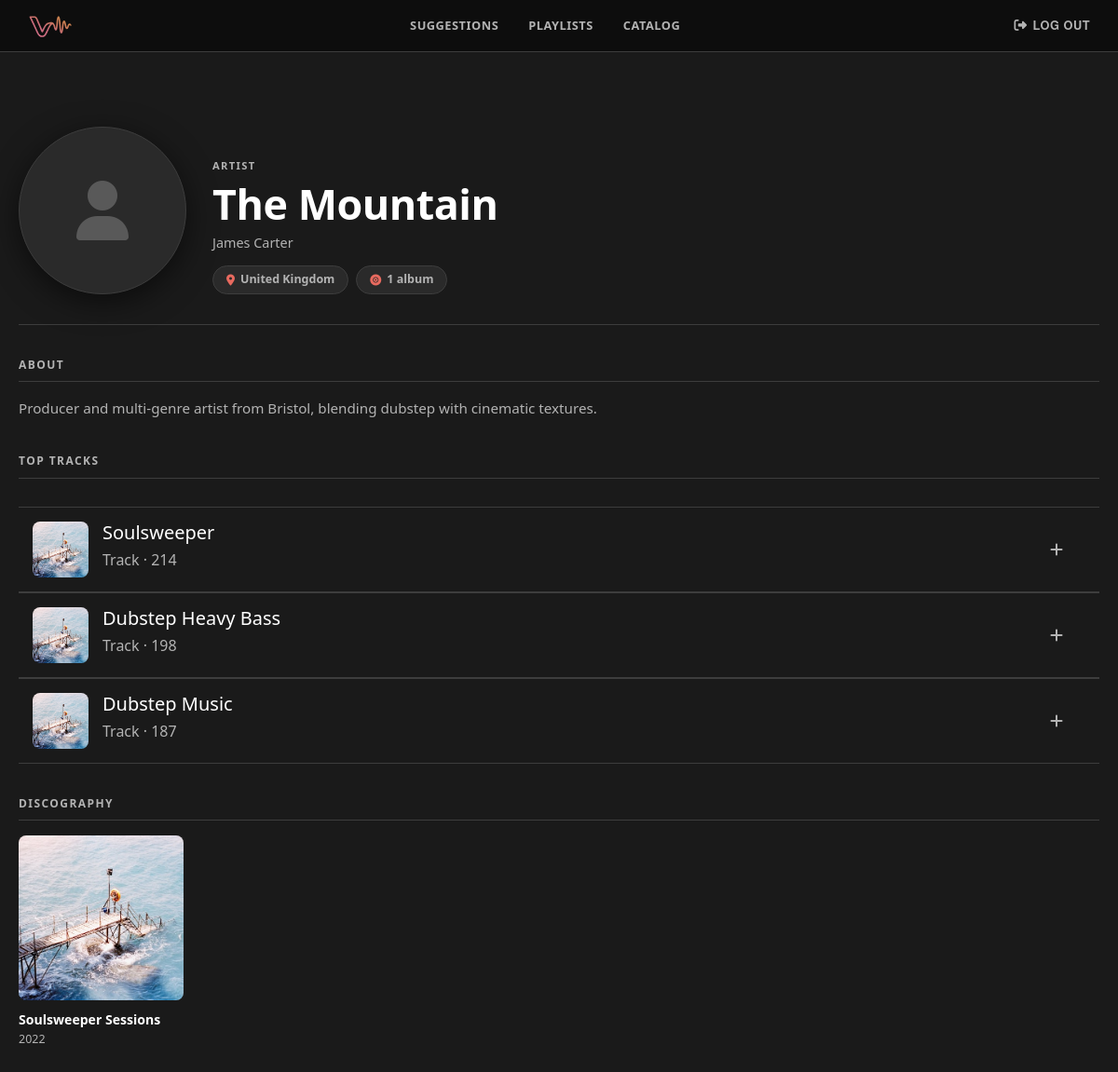
Screenshot of /catalog/artist/2/ (signed in) with the database file from the repository.
### catalog/models.py (models this page shows, shortened)
class Artist(models.Model):
    first_name = models.CharField(max_length=100, blank=True)
    last_name = models.CharField(max_length=100, blank=True)
    stage_name = models.CharField(max_length=100, unique=True)
    biography = models.TextField(blank=True)
    country = models.CharField(max_length=100, blank=True)

class Track(models.Model):
    title = models.CharField(max_length=100)
    duration = models.IntegerField()
    explicit = models.BooleanField()
    audio_file = models.FileField(upload_to=track_upload_path, max_length=500)
    single_cover = models.ImageField(upload_to=track_cover_upload_path, blank=True, null=True)
    release_date = models.DateField()
    albums = models.ManyToManyField('Album', blank=True, related_name='tracks', through='AlbumTrack')
    artists = models.ManyToManyField(Artist, blank=True, related_name='tracks')
    genres = models.ManyToManyField(Genre, blank=True, related_name='tracks')
    @property
    def get_cover_url(self):
        if self.albums.exists():
            main_album = self.albums.first()
            if main_album.cover_file:
                return main_album.cover_file.url
        if self.single_cover:
            return self.single_cover.url
        return None

class Album(models.Model):
    title = models.CharField(max_length=100)
    cover_file = models.ImageField(upload_to=album_cover_upload_path, blank=True, null=True)
    release_date = models.DateField()
    genres = models.ManyToManyField(Genre, blank=True, related_name='albums')
    artists = models.ManyToManyField(Artist, blank=True, related_name='albums')

### catalog/views.py (the view)
# urls.py: path('artist/<int:artist_id>/', ArtistView.as_view(), name='artist_detail'),
class ArtistView(LoginRequiredMixin, View):
    template_name = 'artist_detail.html'
    def get(self, request, artist_id):
        artist = get_object_or_404(Artist, id=artist_id)
        tracks = Track.objects.filter(artists=artist).order_by('-release_date')[:5]
        albums = Album.objects.filter(artists=artist).order_by('-release_date')
        listener_playlists = Playlist.objects.filter(listener=request.user)
        context = {
            'artist': artist,
            'tracks': tracks,
            'albums': albums,
            'listener_playlists': listener_playlists,
            'MEDIA_URL': settings.MEDIA_URL,
        }
        return render(request, self.template_name, context)

### accounts/models.py (called while the page is built)
    @property
    def is_listener(self):
        return self.groups.filter(name='Listeners').exists()

### templates/artist_detail.html (shortened to what this page needs)
{% extends "base.html" %}
{% load static %}
{% block css %}
    <link rel="stylesheet" href="{% static 'style/search.css' %}">
    <link rel="stylesheet" href="{% static 'style/artist_detail.css' %}">
{% endblock %}
{% block content %}
<main>
    <div class="artist-hero">
        <div class="artist-avatar-wrap">
            {% if artist.photo %}
                <img class="artist-avatar" src="{{ MEDIA_URL }}{{ artist.photo }}" alt="{{ artist.stage_name }}">
            {% else %}
                <div class="artist-avatar artist-avatar--placeholder">
                    <i class="fa-solid fa-user"></i>
                </div>
            {% endif %}
        </div>
        <div class="artist-meta">
            <span class="artist-eyebrow">Artist</span>
            <h1 class="artist-name">{{ artist.stage_name }}</h1>
            <p class="artist-realname">{{ artist.first_name }} {{ artist.last_name }}</p>
            <div class="artist-tags">
                {% if artist.country %}
                    <span class="artist-tag"><i class="fa-solid fa-location-dot"></i> {{ artist.country }}</span>
                {% endif %}
                <span class="artist-tag"><i class="fa-solid fa-record-vinyl"></i> {{ albums|length }} album{{ albums|length|pluralize }}</span>
            </div>
        </div>
    </div>
    {% if artist.biography %}
    <section class="artist-section">
        <h2 class="section-title">About</h2>
        <p class="artist-bio">{{ artist.biography }}</p>
    </section>
    {% endif %}
    <section class="artist-section">
        <h2 class="section-title">Top Tracks</h2>
        <div class="results">
            {% for track in tracks %}
                <div class="result-unit" data-type="track" data-id="{{ track.id }}"
                     data-audio-url="{{ track.audio_file.url }}">
                    <div class="result-details">
                        <div class="result-container">
                            {% if track.single_cover %}
                                <img class="result-image" src="{{ MEDIA_URL }}{{ track.single_cover }}" alt="{{ track.title }}">
                            {% else %}
                                <img class="result-image" src="{{ track.get_cover_url }}" alt="{{ track.title }}">
                            {% endif %}
                            <div class="result-description">
                                <h2>{{ track.title }}</h2>
                                <h3>Track{% if track.duration %} · {{ track.duration }}{% endif %}</h3>
                            </div>
                        </div>
                    </div>
                    {% if perms.catalog.change_track and perms.catalog.delete_track %}
                        <div class="add-to-btn dropdown me-3">
                            <button class="playlist-options-btn" type="button" data-bs-toggle="dropdown"
                                    aria-expanded="false" aria-label="Track options">
                                <i class="fa-solid fa-ellipsis-vertical"></i>
                            </button>
                            <ul class="dropdown-menu dropdown-menu-dark dropdown-menu-end">
                                <li><a class="dropdown-item" href="{% url 'track_edit' track.id %}">Edit</a></li>
                                <li><hr class="dropdown-divider"></li>
                                <li><a class="dropdown-item text-danger trigger-delete" href="#"
                                       data-bs-toggle="modal" data-bs-target="#deleteResourceModal"
                                       data-url="{% url 'track_delete' track.id %}"
                                       data-name="{{ track.title }}">Delete</a></li>
                            </ul>
                        </div>
                    {% elif request.user.is_listener %}
                        <div class="add-to-btn dropdown me-3">
                            <button class="playlist-options-btn" type="button" data-bs-toggle="dropdown"
                                    aria-expanded="false" aria-label="Add to playlist">
                                <i class="fa-solid fa-plus"></i>
                            </button>
                        </div>
                    {% endif %}
                </div>
            {% empty %}
                <p class="empty-state">No tracks yet.</p>
            {% endfor %}
        </div>
    </section>
    <section class="artist-section">
        <h2 class="section-title">Discography</h2>
        {% if albums %}
            <div class="albums-grid">
                {% for album in albums %}
                    <a class="album-card" href="{% url 'album_detail' album.id %}" aria-label="{{ album.title }}">
                        <div class="album-card-cover-wrap">
                            <img class="album-card-cover" src="{{ MEDIA_URL }}{{ album.cover_file }}" alt="{{ album.title }}">
                        </div>
                        <p class="album-card-title">{{ album.title }}</p>
                        {% if album.release_date %}
                            <p class="album-card-year">{{ album.release_date|date:"Y" }}</p>
                        {% endif %}
                    </a>
                {% endfor %}
            </div>
        {% else %}
            <p class="empty-state">No albums yet.</p>
        {% endif %}
    </section>
</main>
{% endblock %}

### static/style/base.css (style rules this page uses)
*, *::before, *::after { box-sizing: border-box; margin: 0; padding: 0; }
html, body { width: 100%; overflow-x: hidden; font-family: 'Helvetica Neue', Arial, sans-serif; -webkit-tap-highlight-color: transparent; color: #fff; }
body { background-color: var(--bg-surface) !important }
:root { --bg-primary: #0D0D0D; --bg-surface: #1A1A1A; --bg-hover: #2A2A2A; --border: #3D3D3D; --accent-from: #E8517A; --accent-to: #E8874A; --accent-grad: linear-gradient(135deg, #E8517A 0%, #E8874A 100%); --accent-mid: #E86A5F; --accent-violet: #7B2FFF; --accent-cyan: #00E5FF; --accent-orange: #FF8C00; --text-primary: #FFFFFF; --text-muted: #B3B3B3; --text-hint: #595959; --nav-height: 56px; }
main { margin: 100px 20px; }

### static/style/search.css (style rules this page uses)
.results { margin-top: 30px; }
.result-unit, .result-details { display: flex; flex-direction: row; }
.result-unit { border-top: 1px solid var(--border); border-bottom: 1px solid var(--border); padding: 15px; justify-content: space-between; align-items: center; cursor: pointer; }
.result-image { width: 60px; height: auto; border-radius: 8px; }
.result-description { margin-left: 15px; }
.result-description h2, .song-detail h2 { font-size: 1.25rem; color: var(--text-primary); }
.result-description h3, .song-detail h3 { font-size: 1rem; color: var(--text-muted); }
.add-to-btn { display: flex; align-items: center; }
.add-to-btn i { color: var(--text-muted); }
.add-to-btn .playlist-options-btn { background-color: transparent !important; border: none !important; outline: none !important; box-shadow: none !important; padding: 4px 8px; border-radius: 4px; display: flex; align-items: center; justify-content: center; }
.add-to-btn .playlist-options-btn i { color: var(--text-muted); }
.result-details { justify-content: space-between; flex: 1; }
.result-container { display: flex; flex-direction: row; align-items: center; }

### static/style/artist_detail.css (style rules this page uses)
.artist-hero { display: flex; align-items: flex-end; gap: 28px; padding: 36px 0 32px; border-bottom: 1px solid var(--border); margin-bottom: 8px; }
.artist-avatar-wrap { flex-shrink: 0; }
.artist-avatar { width: 180px; height: 180px; object-fit: cover; border-radius: 50%; box-shadow: 0 8px 32px rgba(0, 0, 0, 0.55); display: block; }
.artist-avatar--placeholder { background: var(--bg-hover); border: 1px solid var(--border); display: flex; align-items: center; justify-content: center; font-size: 4rem; color: var(--text-hint); }
.artist-eyebrow { display: block; font-size: 0.7rem; font-weight: 700; letter-spacing: 0.12em; text-transform: uppercase; color: var(--text-muted); margin-bottom: 8px; }
.artist-name { font-size: clamp(1.6rem, 4vw, 2.8rem); font-weight: 800; color: var(--text-primary); line-height: 1.1; margin-bottom: 6px; letter-spacing: -0.01em; }
.artist-realname { font-size: 0.9rem; color: var(--text-muted); margin-bottom: 14px; }
.artist-tags { display: flex; flex-wrap: wrap; gap: 8px; }
.artist-tag { display: inline-flex; align-items: center; gap: 6px; padding: 5px 14px; border-radius: 20px; border: 1px solid var(--border); background: var(--bg-hover); font-size: 0.78rem; font-weight: 600; color: var(--text-muted); }
.artist-tag i { color: var(--accent-mid); font-size: 0.75rem; }
.artist-section { margin-top: 36px; }
.section-title { font-size: 0.75rem; font-weight: 700; letter-spacing: 0.12em; text-transform: uppercase; color: var(--text-muted); margin-bottom: 16px; padding-bottom: 10px; border-bottom: 1px solid var(--border); }
.artist-bio { font-size: 0.95rem; color: var(--text-muted); line-height: 1.7; max-width: 680px; }
.albums-grid { display: grid; grid-template-columns: repeat(auto-fill, minmax(150px, 1fr)); gap: 20px; }
.album-card { text-decoration: none; display: block; transition: opacity 0.2s; }
.album-card-cover-wrap { position: relative; border-radius: 8px; overflow: hidden; aspect-ratio: 1 / 1; margin-bottom: 10px; background: var(--bg-hover); }
.album-card-cover { width: 100%; height: 100%; object-fit: cover; display: block; transition: transform 0.3s; }
.album-card-title { font-size: 0.88rem; font-weight: 700; color: var(--text-primary); margin-bottom: 2px; white-space: nowrap; overflow: hidden; text-overflow: ellipsis; }
.album-card-year { font-size: 0.78rem; color: var(--text-muted); }

### rows the page displays
Artist: stage_name "The Mountain", first_name "James", last_name "Carter", country "United Kingdom", biography "Producer and multi-genre artist from Bristol, blending dubstep with cinematic textures."
Track: get_cover_url (picture), title "Soulsweeper", duration "214"
Track: get_cover_url (picture), title "Dubstep Heavy Bass", duration "198"
Track: get_cover_url (picture), title "Dubstep Music", duration "187"
Album: cover_file (picture), title "Soulsweeper Sessions", release_date "2022"

### other values shown
{{ albums|length }} "1"
